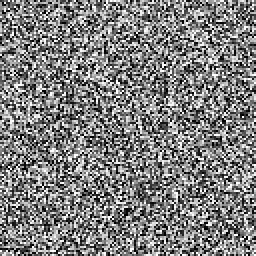
#> input picture data/mock_run/slope.tif, 128 x 128 px, found by its file name (shown 2 times larger); the run also reads 1 picture not shown here
$ python __main__.py
#> lines starting #> are read from the running program, lines starting #| are printed output that depends on the picture; after the words box and inside, x2 and y2 are one past the last pixel; in counts of white or black regions, pixels touching at a corner belong together
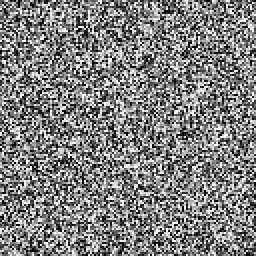
#> input picture data/mock_run/hand.tif, 128 x 128 px, found by its file name (shown 2 times larger)
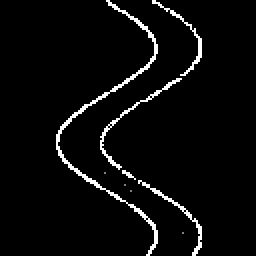
#> input picture data/mock_run/class.tif, 128 x 128 px, found by its file name (shown 2 times larger)
#> in main, cls is the input picture: shape (128, 128); min 0, max 2, mean 0.0802
#> in main, `raw_conf = np.array(Image.open(raw_conf_path)).astype(np.float32) / 25..`: raw_conf: shape (128, 128) float32; values 0 (black) and 0.847 (white), 4% white in thin lines or dots, all inside (x1, y1, x2, y2) = (28, 0, 101, 128)
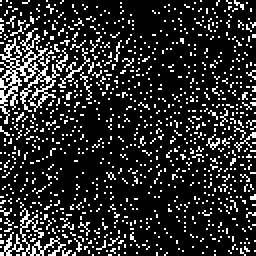
#> input picture data/mock_run/cant_see.tif, 128 x 128 px, found by its file name (shown 2 times larger)
#> in main, `cant_see = np.array(Image.open(cant_see_path)) > 0`: cant_see: shape (128, 128) bool; 16.5% white in thin lines or dots
### p3_terrain/terrain/hand_slope.py
"""Slope and Height Above Nearest Drainage (HAND) hydrological filtering.

Calculates terrain slope and HAND relative elevation above drainage networks to remove
physically impossible flood detections on steep valley flanks and high mountain ridges.
"""

import logging
from dataclasses import dataclass
from pathlib import Path
from typing import Any, Dict, Optional, Tuple, Union

import numpy as np
from scipy.ndimage import distance_transform_edt, uniform_filter

from p2_ai.detect.fuse import CLASS_BACKGROUND, CLASS_DEBRIS, CLASS_WATER

logger = logging.getLogger(__name__)


@dataclass
class TerrainFilterResult:
    """Output of terrain-filtered hazard map."""
    filtered_class_map: np.ndarray        # Cleaned 2D class map (0=bg, 1=water, 2=debris)
    filtered_confidence: np.ndarray       # Terrain-adjusted per-pixel confidence [0, 1]
    slope_deg: np.ndarray                 # Terrain slope raster in degrees
    hand_meters: np.ndarray               # Height Above Nearest Drainage raster in meters
    drainage_mask: np.ndarray             # Identified stream/drainage channel cells
    suppressed_water_pixels: int          # Count of false water pixels removed
    suppressed_debris_pixels: int         # Count of false debris pixels removed
    stats: Dict[str, float]


# [71 lines left out: functions compute_slope, extract_drainage_network, compute_hand, not called in this run]


def filter_impossible_flood(
    class_map: np.ndarray,
    confidence: np.ndarray,
    slope: np.ndarray,
    hand: np.ndarray,
    shadow_mask: np.ndarray,
    max_flood_slope_deg: float = 10.0,
    max_flood_hand_m: float = 22.0,
) -> TerrainFilterResult:
    """Filter out or down-weight physically impossible flood and debris detections.

    Physical Hydrology Rules:
    1. Standing or slow-moving flood water cannot exist on steep terrain (> max_flood_slope_deg).
    2. Flood water cannot rise beyond valley drainage envelopes (> max_flood_hand_m).
    3. Radar shadow creates dark specular-like backscatter that mimics water;
       any detection inside radar shadow is occluded and rejected as false alarm.

    Args:
        class_map: Initial 2D classification map (0=bg, 1=water, 2=debris).
        confidence: Initial per-pixel confidence array [0, 1].
        slope: Terrain slope raster in degrees.
        hand: Height Above Nearest Drainage in meters.
        shadow_mask: 2D boolean mask of radar shadow areas.
        max_flood_slope_deg: Maximum slope permissible for flood inundation (default 10 deg).
        max_flood_hand_m: Maximum HAND permissible for flood inundation (default 22m).

    Returns:
        TerrainFilterResult with cleaned class map, attenuated confidence, and filter stats.
    """
#> called with max_flood_slope_deg = 10, max_flood_hand_m = 22
    filtered_class = class_map.copy()
    filtered_conf = confidence.copy()

    # Rule 1 & 2: Impossible flood water
    is_water = (class_map == CLASS_WATER)
#> is_water: shape (128, 128) bool; 0.02% white in thin lines or dots, all inside (x1, y1, x2, y2) = (52, 86, 92, 117)
    impossible_water_slope = is_water & (slope > max_flood_slope_deg)
#> impossible_water_slope: shape (128, 128) bool; 0.02% white in thin lines or dots, all inside (x1, y1, x2, y2) = (52, 86, 66, 96)
    impossible_water_hand = is_water & (hand > max_flood_hand_m)
#> impossible_water_hand: shape (128, 128) bool; 0.01% white in thin lines or dots, all inside (x1, y1, x2, y2) = (65, 95, 66, 96)
    impossible_water_shadow = is_water & shadow_mask
#> impossible_water_shadow: shape (128, 128) bool; every value is 0

    impossible_water = impossible_water_slope | impossible_water_hand | impossible_water_shadow
    suppressed_water = int(np.count_nonzero(impossible_water))
#> suppressed_water = 3

    # Remove impossible water
    filtered_class[impossible_water] = CLASS_BACKGROUND
#> filtered_class: shape (128, 128); 0.02% of pixels changed, all inside (x1, y1, x2, y2) = (52, 86, 66, 96)
    filtered_conf[impossible_water] = 0.0

    # Rule 3: Debris in radar shadow (cannot observe inside shadow)
    is_debris = (class_map == CLASS_DEBRIS)
    impossible_debris_shadow = is_debris & shadow_mask
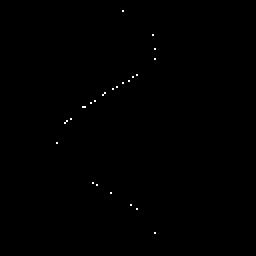
#> impossible_debris_shadow: shape (128, 128) bool (shown 2 times larger); 0.16% white in thin lines or dots, all inside (x1, y1, x2, y2) = (28, 5, 78, 117)
    suppressed_debris = int(np.count_nonzero(impossible_debris_shadow))
#> suppressed_debris = 26

    filtered_class[impossible_debris_shadow] = CLASS_BACKGROUND
#> filtered_class: shape (128, 128); min 0, max 2, mean 0.0768
    filtered_conf[impossible_debris_shadow] = 0.0

    # Smooth confidence attenuation in transitional slope/HAND zones for valid water:
    valid_water = (filtered_class == CLASS_WATER)
#> valid_water: shape (128, 128) bool; 0.01% white in thin lines or dots, all inside (x1, y1, x2, y2) = (91, 116, 92, 117)
    # Slope penalty between 6 deg and max_flood_slope_deg
    slope_penalty = np.clip((max_flood_slope_deg - slope) / 4.0, 0.2, 1.0)
    # HAND penalty between 12m and max_flood_hand_m
    hand_penalty = np.clip((max_flood_hand_m - hand) / 10.0, 0.2, 1.0)
    attenuation = np.minimum(slope_penalty, hand_penalty)
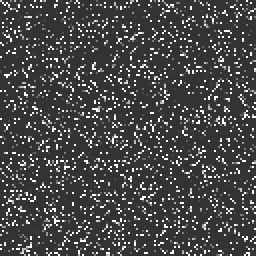
#> attenuation: shape (128, 128) float32 (shown 2 times larger); min 0.2, max 1, mean 0.29

    filtered_conf[valid_water] = (filtered_conf[valid_water] * attenuation[valid_water]).astype(np.float32)
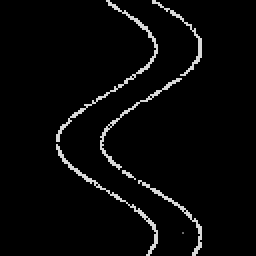
#> filtered_conf: shape (128, 128) float32 (shown 2 times larger); min 0, max 0.847, mean 0.0325

    stats = {
        "suppressed_water_pixels": float(suppressed_water),
        "suppressed_debris_pixels": float(suppressed_debris),
        "mean_water_slope": float(np.mean(slope[filtered_class == CLASS_WATER])) if np.any(filtered_class == CLASS_WATER) else 0.0,
        "mean_water_hand": float(np.mean(hand[filtered_class == CLASS_WATER])) if np.any(filtered_class == CLASS_WATER) else 0.0,
    }
#> stats = {'suppressed_water_pixels': 3, 'suppressed_debris_pixels': 26, 'mean_water_slope': 5, 'mean_water_hand': 17}

    logger.info(
        f"Terrain filtering complete: suppressed {suppressed_water} false water pixels "
        f"and {suppressed_debris} false debris pixels (radar shadow/slope/HAND)."
    )

    # Return drainage mask placeholder or empty if needed
    drainage_mask = (hand <= 2.0) & (slope <= 5.0)
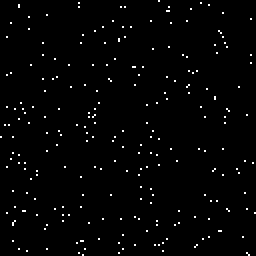
#> drainage_mask: shape (128, 128) bool (shown 2 times larger); 1.5% white in thin lines or dots

    return TerrainFilterResult(
        filtered_class_map=filtered_class,
        filtered_confidence=filtered_conf,
        slope_deg=slope,
        hand_meters=hand,
        drainage_mask=drainage_mask,
        suppressed_water_pixels=suppressed_water,
        suppressed_debris_pixels=suppressed_debris,
        stats=stats,
    )


def save_raster(
    path: Union[Path, str],
    array: np.ndarray,
    transform: Optional[Tuple[float, float, float, float, float, float]] = None,
    crs: str = "EPSG:4326",
) -> Path:
    """Save 2D array as TIFF/GeoTIFF raster.

    Uses rasterio if available for geospatial metadata,
    otherwise falls back to PIL.Image.
    """
#> called with crs = 'EPSG:4326'
    out_path = Path(path)
    out_path.parent.mkdir(parents=True, exist_ok=True)

    try:
        import rasterio
        from rasterio.transform import from_bounds

        rows, cols = array.shape
#> rows = 128; cols = 128
        dtype = array.dtype
        if dtype == bool:
            arr_to_write = (array.astype(np.uint8) * 255)
#> arr_to_write is the input picture: shape (128, 128); 16.5% white in thin lines or dots
            dtype_str = "uint8"
        elif np.issubdtype(dtype, np.floating) and float(np.nanmax(array)) <= 1.0:
            arr_to_write = (np.clip(array, 0.0, 1.0) * 255).astype(np.uint8)
            dtype_str = "uint8"
        else:
            arr_to_write = array
            dtype_str = str(dtype)

        rio_transform = None
        if transform is not None:
            west, south, east, north = transform[0], transform[1], transform[2], transform[3]
            rio_transform = from_bounds(west, south, east, north, cols, rows)

        with rasterio.open(
            out_path,
            "w",
            driver="GTiff",
            height=rows,
            width=cols,
            count=1,
            dtype=dtype_str,
            crs=crs if rio_transform is not None else None,
            transform=rio_transform,
        ) as dst:
            dst.write(arr_to_write, 1)

        logger.info(f"Saved raster to {out_path} using rasterio")
        return out_path
    except ImportError:
        pass

    from PIL import Image

    if array.dtype == bool:
        img_arr = (array.astype(np.uint8) * 255)
    elif np.issubdtype(array.dtype, np.floating) and float(np.nanmax(array)) <= 1.0:
        img_arr = (np.clip(array, 0.0, 1.0) * 255).astype(np.uint8)
    else:
        img_arr = array.astype(np.uint8)

    im = Image.fromarray(img_arr)
    im.save(out_path, format="TIFF")
    logger.info(f"Saved raster to {out_path} using PIL")
    return out_path


def filter_and_export_terrain(
    class_map: np.ndarray,
    confidence: np.ndarray,
    slope: np.ndarray,
    hand: np.ndarray,
    shadow_mask: np.ndarray,
    output_dir: Union[Path, str],
    transform: Optional[Tuple[float, float, float, float, float, float]] = None,
    max_flood_slope_deg: float = 10.0,
    max_flood_hand_m: float = 22.0,
) -> Tuple[TerrainFilterResult, Path, Path]:
    """Execute terrain filtering and export cant_see.tif and flood_conf.tif.

    Args:
        class_map: Initial classified raster (0=bg, 1=water, 2=debris).
        confidence: Per-pixel confidence map [0.0, 1.0] or [0..255].
        slope: Terrain slope in degrees.
        hand: Height Above Nearest Drainage in meters.
        shadow_mask: Radar shadow boolean mask.
        output_dir: Target folder to save cant_see.tif and flood_conf.tif.
        transform: Optional georeferencing transform.
        max_flood_slope_deg: Maximum slope for flood inundation (default 10 deg).
        max_flood_hand_m: Maximum HAND for flood inundation (default 22m).

    Returns:
        Tuple of (TerrainFilterResult, cant_see_path, flood_conf_path).
    """
    out_dir = Path(output_dir)
    out_dir.mkdir(parents=True, exist_ok=True)

    conf_float = confidence.astype(np.float32)
    if float(np.nanmax(conf_float)) > 1.0:
        conf_float = conf_float / 255.0

    filter_res = filter_impossible_flood(
        class_map=class_map,
        confidence=conf_float,
        slope=slope,
        hand=hand,
        shadow_mask=shadow_mask,
        max_flood_slope_deg=max_flood_slope_deg,
        max_flood_hand_m=max_flood_hand_m,
    )

    cant_see_path = out_dir / "cant_see.tif"
    flood_conf_path = out_dir / "flood_conf.tif"

    save_raster(cant_see_path, shadow_mask, transform=transform)
#> (the call stopped at in save_raster, `with rasterio.open( out_path, "w", driver="GTiff", height=rows, width=..`: rasterio is not available in this run)
    save_raster(flood_conf_path, filter_res.filtered_confidence, transform=transform)
#> (the call stopped at in save_raster, `with rasterio.open( out_path, "w", driver="GTiff", height=rows, width=..`: rasterio is not available in this run)

    return filter_res, cant_see_path, flood_conf_path


def main(run_dir_str: str = "data/mock_run") -> None:
    """CLI entrypoint to run terrain filtering against a run directory."""
    import json
    from PIL import Image

    run_dir = Path(run_dir_str)
    if not run_dir.exists():
        raise FileNotFoundError(f"Directory not found: {run_dir}")

    # Load inputs
    slope_path = run_dir / "slope.tif"
    hand_path = run_dir / "hand.tif"
    cls_path = run_dir / "class.tif"
    raw_conf_path = run_dir / "flood_raw_conf.tif"
    if not raw_conf_path.exists():
        raw_conf_path = run_dir / "flood_conf.tif"
    cant_see_path = run_dir / "cant_see.tif"
    grid_path = run_dir / "grid.json"

    slope = np.array(Image.open(slope_path)).astype(np.float32)
    hand = np.array(Image.open(hand_path)).astype(np.float32)
    cls = np.array(Image.open(cls_path)).astype(np.uint8)
    raw_conf = np.array(Image.open(raw_conf_path)).astype(np.float32) / 255.0

    if cant_see_path.exists():
        cant_see = np.array(Image.open(cant_see_path)) > 0
    else:
        cant_see = np.zeros(cls.shape, dtype=bool)

    transform = None
    if grid_path.exists():
        with open(grid_path, "r", encoding="utf-8") as f:
            grid = json.load(f)
            transform = tuple(grid.get("transform", ()))

    res, c_path, f_path = filter_and_export_terrain(
        class_map=cls,
        confidence=raw_conf,
        slope=slope,
        hand=hand,
        shadow_mask=cant_see,
        output_dir=run_dir,
        transform=transform,
        max_flood_slope_deg=10.0,
        max_flood_hand_m=22.0,
    )

    print(f"[Terrain] Successfully processed {run_dir}:")
    print(f"  - Suppressed water pixels: {res.suppressed_water_pixels}")
#|   - Suppressed water pixels: 3
    print(f"  - Suppressed debris pixels: {res.suppressed_debris_pixels}")
#|   - Suppressed debris pixels: 26
    print(f"  - Output cant_see: {c_path}")
#|   - Output cant_see: data/mock_run/cant_see.tif
    print(f"  - Output flood_conf: {f_path}")
#|   - Output flood_conf: data/mock_run/flood_conf.tif


# [4 lines that do not run on import are left out]

### p3_terrain/terrain/__main__.py
"""Executable CLI runner for Phase 3 terrain filtering."""

import sys

try:
    from p3_terrain.terrain.hand_slope import main
except ImportError:
    from src.terrain.hand_slope import main

if __name__ == "__main__":
    target = sys.argv[1] if len(sys.argv) > 1 else "data/mock_run"
    main(target)
